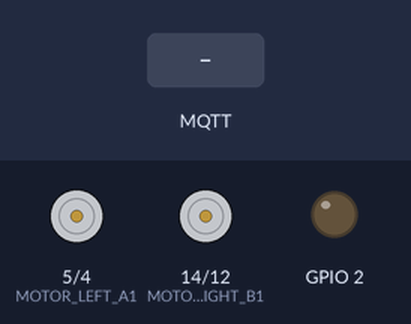
Recording of a sketch running on a simulated ESP8266 (NodeMCU). On the bench: motor-driver pin pairs drawn as motors (green arrow = first pin HIGH = forward, orange = second pin HIGH = backward, longer = more drive), output pins drawn as LEDs (lit = HIGH). Inputs (shaded band) come from the test bench. WiFi joins after 1.5 s; servers stay silent unless stated; no MQTT or app messages arrive unless stated; what the sketch prints to the serial monitor is not drawn.

Above: at 2.7 s.
2.8 s: MQTT message "1" arrives on the first subscribed topic
At 3.3 s:
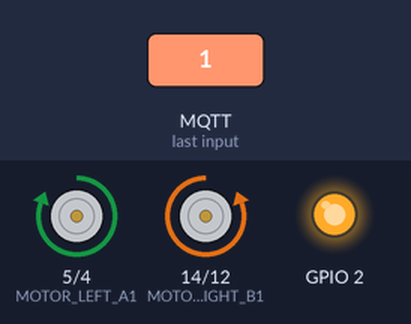
4.3 s: MQTT message "2" arrives on the first subscribed topic
At 5.5 s:
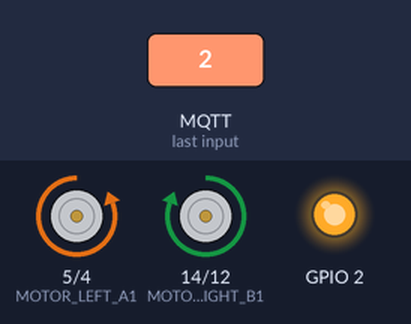
5.8 s: MQTT message "3" arrives on the first subscribed topic
At 6.8 s:
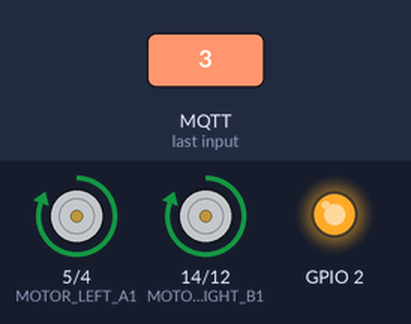
7.3 s: MQTT message "4" arrives on the first subscribed topic
At 7.9 s:
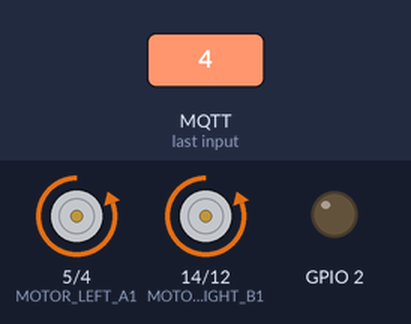
8.8 s: MQTT message "0" arrives on the first subscribed topic
At 10.2 s:
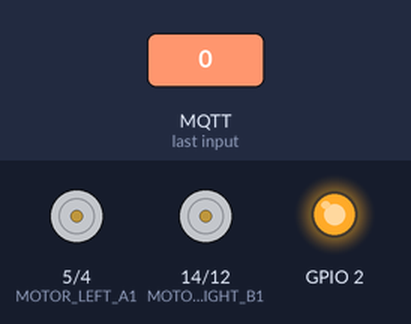
Timing chart, 0 to 11.3 s (numbered marks = the images above; inputs shaded):
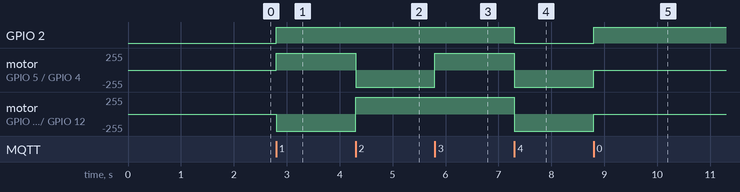

Measured:
- after the input at 2.8 s, GPIO 2: LOW → HIGH at once; motor on GPIO 5 (MOTOR_LEFT_A1) / GPIO 4 (MOTOR_LEFT_A2): stopped → forward 255/255 at once; motor on GPIO 14 (MOTOR_RIGHT_B1) / GPIO 12 (MOTOR_RIGHT_B2): stopped → backward 255/255 at once
- after the input at 4.3 s, motor on GPIO 5 (MOTOR_LEFT_A1) / GPIO 4 (MOTOR_LEFT_A2): forward 255/255 → backward 255/255 at once; motor on GPIO 14 (MOTOR_RIGHT_B1) / GPIO 12 (MOTOR_RIGHT_B2): backward 255/255 → forward 255/255 at once
- after the input at 5.8 s, motor on GPIO 5 (MOTOR_LEFT_A1) / GPIO 4 (MOTOR_LEFT_A2): backward 255/255 → forward 255/255 at once
- after the input at 7.3 s, GPIO 2: HIGH → LOW at once; motor on GPIO 5 (MOTOR_LEFT_A1) / GPIO 4 (MOTOR_LEFT_A2), motor on GPIO 14 (MOTOR_RIGHT_B1) / GPIO 12 (MOTOR_RIGHT_B2): forward 255/255 → backward 255/255 at once
- after the input at 8.8 s, GPIO 2: LOW → HIGH at once; motor on GPIO 5 (MOTOR_LEFT_A1) / GPIO 4 (MOTOR_LEFT_A2), motor on GPIO 14 (MOTOR_RIGHT_B1) / GPIO 12 (MOTOR_RIGHT_B2): backward 255/255 → stopped at once

The sketch:

smart_car_mqtt.ino
```cpp
/*
 Basic ESP8266 MQTT example

 This sketch demonstrates the capabilities of the pubsub library in combination
 with the ESP8266 board/library.

 It connects to an MQTT server then:
  - publishes "hello world" to the topic "outTopic" every two seconds
  - subscribes to the topic "inTopic", printing out any messages
    it receives. NB - it assumes the received payloads are strings not binary
  - If the first character of the topic "inTopic" is an 1, switch ON the ESP Led,
    else switch it off

 It will reconnect to the server if the connection is lost using a blocking
 reconnect function. See the 'mqtt_reconnect_nonblocking' example for how to
 achieve the same result without blocking the main loop.

 To install the ESP8266 board, (using Arduino 1.6.4+):
  - Add the following 3rd party board manager under "File -> Preferences -> Additional Boards Manager URLs":
       http://arduino.esp8266.com/stable/package_esp8266com_index.json
  - Open the "Tools -> Board -> Board Manager" and click install for the ESP8266"
  - Select your ESP8266 in "Tools -> Board"

*/

#include <ESP8266WiFi.h>
#include <PubSubClient.h>

// Update these with values suitable for your network.

const char* ssid = "WiFi Name";
const char* password = "WiFi Password";
const char* mqtt_server = "You MQTT Server Address";

WiFiClient espClient;
PubSubClient client(espClient);
long lastMsg = 0;
char msg[50];
int value = 0;

int MOTOR_LEFT_A1 = 5; //D1
int MOTOR_LEFT_A2 = 4; //D2

int MOTOR_RIGHT_B1 = 14; //D5
int MOTOR_RIGHT_B2 = 12; //D6

void setup() {
  pinMode(BUILTIN_LED, OUTPUT); // Initialize the BUILTIN_LED pin as an output

  pinMode(MOTOR_LEFT_A1, OUTPUT);
  pinMode(MOTOR_LEFT_A2, OUTPUT);

  pinMode(MOTOR_RIGHT_B1, OUTPUT);
  pinMode(MOTOR_RIGHT_B2, OUTPUT);

  Serial.begin(115200);
  setup_wifi();
  client.setServer(mqtt_server, 1883);
  client.setCallback(callback);
}

void setup_wifi() {

  delay(10);
  // We start by connecting to a WiFi network
  Serial.println();
  Serial.print("Connecting to ");
  Serial.println(ssid);

  WiFi.begin(ssid, password);

  while (WiFi.status() != WL_CONNECTED) {
    delay(500);
    Serial.print(".");
  }

  Serial.println("");
  Serial.println("WiFi connected");
  Serial.println("IP address: ");
  Serial.println(WiFi.localIP());
}

void callback(char* topic, byte* payload, unsigned int length) {

String nTopic = String(topic);

      if((char)payload[0] == '1'){ // Left
        Serial.print("Left");
        digitalWrite(MOTOR_LEFT_A1, HIGH);
        digitalWrite(MOTOR_LEFT_A2, LOW);
        digitalWrite(MOTOR_RIGHT_B1, LOW);
        digitalWrite(MOTOR_RIGHT_B2, HIGH);

      }
      if((char)payload[0] == '2'){ //Right
        Serial.print("Right");
        digitalWrite(MOTOR_LEFT_A1, LOW);
        digitalWrite(MOTOR_LEFT_A2, HIGH);
        digitalWrite(MOTOR_RIGHT_B1, HIGH);
        digitalWrite(MOTOR_RIGHT_B2, LOW);

      }
      if((char)payload[0] == '3'){ //Forward
        Serial.print("Forward");
        digitalWrite(MOTOR_LEFT_A1, HIGH);
        digitalWrite(MOTOR_LEFT_A2, LOW);
        digitalWrite(MOTOR_RIGHT_B1, HIGH);
        digitalWrite(MOTOR_RIGHT_B2, LOW);

      }
      if((char)payload[0] == '4'){ //Backward
        Serial.print("Backward");
        digitalWrite(MOTOR_LEFT_A1, LOW);
        digitalWrite(MOTOR_LEFT_A2, HIGH);
        digitalWrite(MOTOR_RIGHT_B1, LOW);
        digitalWrite(MOTOR_RIGHT_B2, HIGH);
      }
      if((char)payload[0] == '0'){ //Stop
        Serial.print("Stop");
        digitalWrite(MOTOR_LEFT_A1, LOW);
        digitalWrite(MOTOR_LEFT_A2, LOW);
        digitalWrite(MOTOR_RIGHT_B1, LOW);
        digitalWrite(MOTOR_RIGHT_B2, LOW);
      }

  for (int i = 0; i < length; i++) {
    Serial.print((char)payload[i]);
  }

  Serial.println();

  // Switch on the LED if an 1 was received as first character

  if ((char)payload[0] == '4') {
    digitalWrite(BUILTIN_LED, LOW);
    // Turn the LED on (Note that LOW is the voltage level
    // but actually the LED is on; this is because
    // it is acive low on the ESP-01)
  } else {
    digitalWrite(BUILTIN_LED, HIGH);  // Turn the LED off by making the voltage HIGH
  }

}

void reconnect() {
  // Loop until we're reconnected
  while (!client.connected()) {
    Serial.print("Attempting MQTT connection...");
    // Attempt to connect
    if (client.connect("ESP8266Client")) {
      Serial.println("connected");
      // ... and resubscribe
      client.subscribe("smartCar/move");
    } else {
      Serial.print("failed, rc=");
      Serial.print(client.state());
      Serial.println(" try again in 5 seconds");
      // Wait 5 seconds before retrying
      delay(5000);
    }
  }
}
void loop() {

  if (!client.connected()) {
    reconnect();
  }

  client.loop();

}
```
